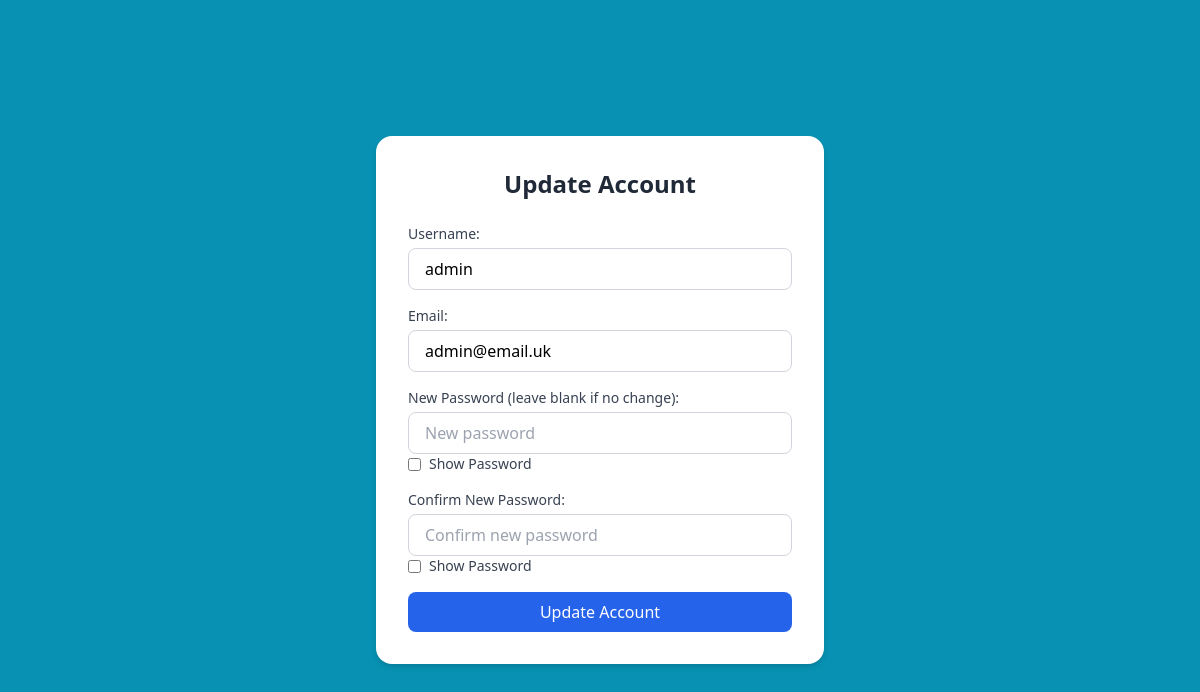
The page /update_account (signed in) on the database as committed earlier.
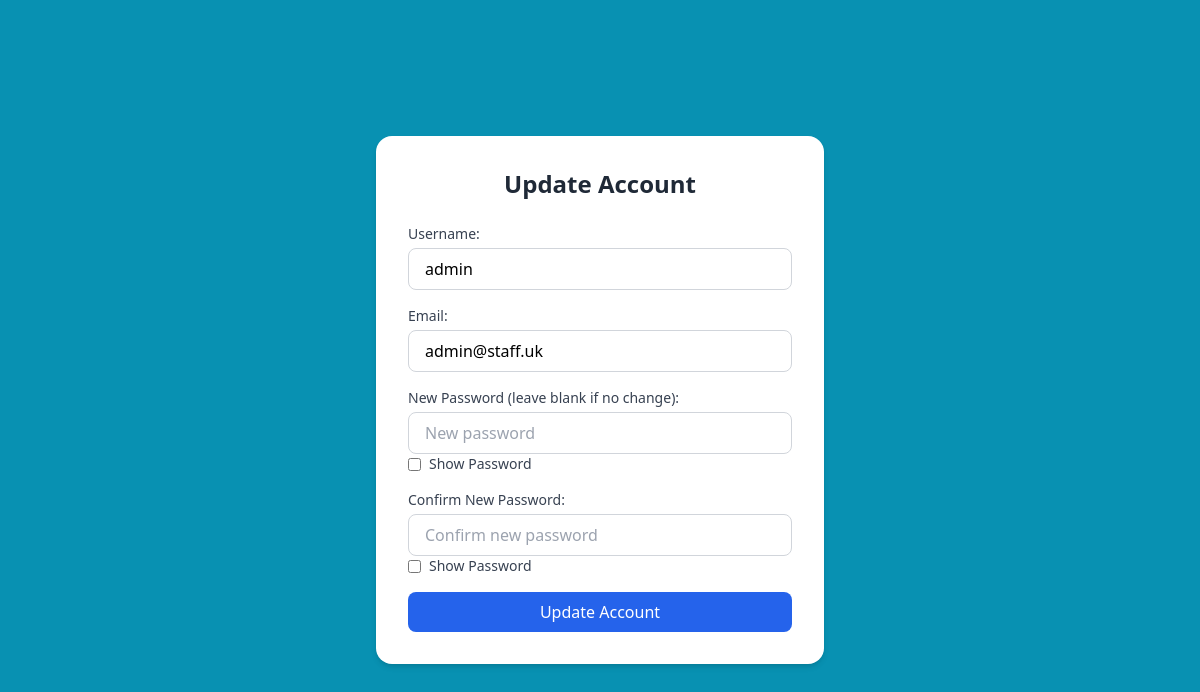
The same page on the database as committed later.
### src/database/database.py (models this page shows)
class Staff(db.Model):
    __tablename__ = "staff"
    staff_id = db.Column(db.Integer, primary_key=True)
    staff_username = db.Column(db.String(200), nullable=False)
    job_role = db.Column(db.String(100), nullable=False)
    staff_email = db.Column(db.String(200), nullable=False)
    password = db.Column(db.String(200), nullable=False)

### src/app.py (the view, shortened to what this page needs)
@app.route('/update_account', methods=['GET','POST'])
def update_account():
    user_id = session.get('user_id')
    if not user_id:
        return redirect(url_for('sign_in'))
    user = Staff.query.get(user_id)
    return render_template('update_account.html', current_username=user.staff_username, current_email=user.staff_email)

### src/templates/update_account.html (shortened to what this page needs)
<!DOCTYPE html>
<html lang="en">
  <head>
    <script src="https://cdn.tailwindcss.com"></script>
  </head>
  <body class="bg-cyan-600 flex items-center justify-center min-h-screen">
    <div class="bg-white p-8 rounded-2xl shadow-md w-full max-w-md">
      <h2 class="text-2xl font-bold mb-6 text-center text-gray-800">
        Update Account
      </h2>
      <form
        action="{{ url_for('update_account') }}"
        method="POST"
        class="space-y-4"
      >
        <div>
          <label
            for="staff_username"
            class="block text-sm font-medium text-gray-700"
            >Username:</label
          >
          <input
            type="text"
            name="username"
            id="username"
            value="{{ current_username }}"
            required
            class="mt-1 block w-full px-4 py-2 border border-gray-300 rounded-lg focus:outline-none focus:ring-2 focus:ring-blue-500"
          />
        </div>
        <div>
          <label
            for="staff_email"
            class="block text-sm font-medium text-gray-700"
            >Email:</label
          >
          <input
            type="email"
            name="email"
            id="email"
            value="{{ current_email }}"
            required
            pattern="^[^@\s]+@[^@\s]+\.[^@\s]+$"
            class="mt-1 block w-full px-4 py-2 border border-gray-300 rounded-lg focus:outline-none focus:ring-2 focus:ring-blue-500"
          />
        </div>
        <div class="mb-4 relative">
          <label for="password" class="block text-sm font-medium text-gray-700"
            >New Password (leave blank if no change):</label
          >
          <input
            type="password"
            name="password"
            id="password"
            placeholder="New password"
            minlength="8"
            pattern="(?=.*[A-Za-z])(?=.*\d)[A-Za-z\d_@]{8,}"
            class="mt-1 block w-full px-4 py-2 border border-gray-300 rounded-lg focus:outline-none focus:ring-2 focus:ring-blue-500 pr-10"
          />
          <div class="flex items-center space-x-2">
            <input type="checkbox" onclick="togglePassword1()" />
            <label for="show-password" class="text-sm text-gray-700"
              >Show Password</label
            >
          </div>
        </div>
        <div class="mb-4 relative">
          <label
            for="confirm_password"
            class="block text-sm font-medium text-gray-700"
            >Confirm New Password:</label
          >
          <input
            type="password"
            name="confirm_password"
            id="confirm_password"
            placeholder="Confirm new password"
            minlength="8"
            pattern="(?=.*[A-Za-z])(?=.*\d)[A-Za-z\d_@!]{8,}"
            class="mt-1 block w-full px-4 py-2 border border-gray-300 rounded-lg focus:outline-none focus:ring-2 focus:ring-blue-500 pr-10"
          />
          <div class="flex items-center space-x-2">
            <input type="checkbox" onclick="togglePassword2()" />
            <label for="show-password" class="text-sm text-gray-700"
              >Show Password</label
            >
          </div>
        </div>
        <div>
          <button
            type="submit"
            class="w-full bg-blue-600 text-white py-2 px-4 rounded-lg hover:bg-blue-700 transition duration-200"
          >
            Update Account
          </button>
        </div>
      </form>
    </div>
  </body>
</html>

Rows that differ between the two databases and show on the page:
changed Staff "admin": email "admin@email.uk" → "admin@staff.uk"
